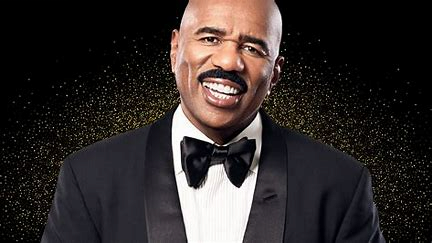
#> input picture Codes/download.png, 432 x 243 px
$ python toKnowSize.py
#> lines starting #> are read from the running program, lines starting #| are printed output that depends on the picture
import cv2
import numpy as np
img = cv2.imread("download.png")
#> img is the input picture: shape (243, 432, 3); mean B, G, R 42.5, 43.5, 49.8
print("**************************")
print(img)
#> (printed output is left out)
print("***************************")
print("one", len(img))
#| one 243
print("two", len(img[0]))
#| two 432
print("three", len(img[0][1]))
#| three 3
print("***********************")

# [19 lines of commented-out code are left out]

print("**************************************")

n = np.array([[[i for i in range(0, 3)] for i in range(0, 250)] for i in range(0, 250)])

cv2.imshow("new creation", n)
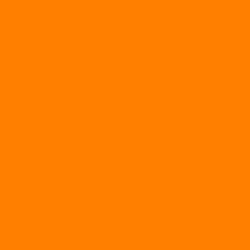
#> window 'new creation': shape (250, 250, 3) int64; mean B, G, R 0, 1, 2; drawn with min black and max white
print(n)

print("***************************************")
cv2.waitKey(0)
